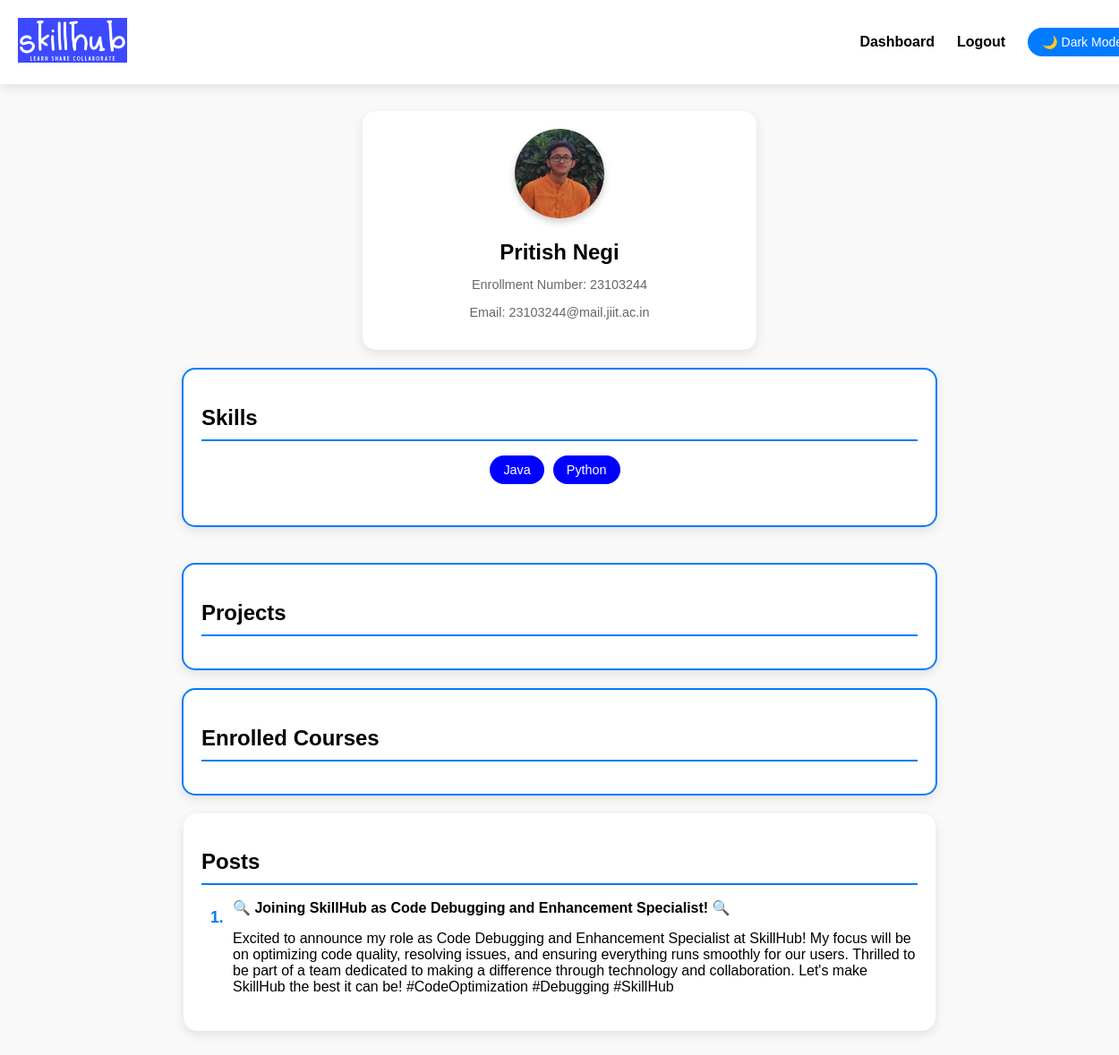
Screenshot of /user_profile.php?user_id=14 (signed in) with the database file from the repository.
### tables this page shows
CREATE TABLE `users` (
  `user_id` int(11) NOT NULL,
  `enrollment` varchar(8) NOT NULL,
  `email` varchar(255) NOT NULL,
  `password_hash` varchar(255) NOT NULL,
  `full_name` varchar(255) NOT NULL,
  `profile_image` varchar(255) DEFAULT NULL,
  `last_activity` timestamp NOT NULL DEFAULT current_timestamp() ON UPDATE current_timestamp(),
  `created_at` timestamp NOT NULL DEFAULT current_timestamp()
);

CREATE TABLE `posts` (
  `post_id` int(11) NOT NULL,
  `user_id` int(11) DEFAULT NULL,
  `post_content` longtext NOT NULL,
  `created_at` timestamp NOT NULL DEFAULT current_timestamp(),
  `post_title` varchar(255) DEFAULT NULL
);

### user_profile.php (the view, shortened to what this page needs)
<?php
include('db.php');
$user_id = isset($_GET['user_id']) ? intval($_GET['user_id']) : 0;
$user_query = $conn->prepare("SELECT full_name, enrollment, email, profile_image FROM Users WHERE user_id = ?");
$user_query->bind_param("i", $user_id);
$user_query->execute();
$user_result = $user_query->get_result();
$user = $user_result->fetch_assoc();
$skills_query = $conn->prepare("SELECT skill_name FROM Skills WHERE user_id = ?");
$skills_query->bind_param("i", $user_id);
$skills_query->execute();
$skills_result = $skills_query->get_result();
$skills = [];
while ($row = $skills_result->fetch_assoc()) {
    $skills[] = $row['skill_name'];
}
$posts_query = $conn->prepare("SELECT post_title, post_content FROM Posts WHERE user_id = ?");
$posts_query->bind_param("i", $user_id);
$posts_query->execute();
$posts_result = $posts_query->get_result();
$posts = [];
while ($row = $posts_result->fetch_assoc()) {
    $posts[] = $row;
}
?>
<!DOCTYPE html>
<html lang="en">
<head>
</head>
<body>
    <header>
        <div class="logo">
            <a href="dashboard.php">
                <img src="logo.png" alt="SkillHub Logo" class="logo-img">
            </a>
        </div>
        <nav>
            <a href="dashboard.php">Dashboard</a>
            <a href="logout.php">Logout</a>
            <button class="dark-mode-toggle" onclick="toggleDarkMode()">🌙 Dark Mode</button>
        </nav>
    </header>
    <main>
        <div class="profile-card">
            <img src="<?php echo htmlspecialchars($user['profile_image'] ? $user['profile_image'] : 'default.jpg'); ?>" alt="Profile Image">
            <h2><?php echo htmlspecialchars($user['full_name']); ?></h2>
            <p>Enrollment Number: <?php echo htmlspecialchars($user['enrollment']); ?></p>
            <p>Email: <?php echo htmlspecialchars($user['email']); ?></p>
        </div>
        <div class="skills-section">
            <h2>Skills</h2>
            <ul>
                <?php foreach ($skills as $skill): ?>
                    <li><?php echo htmlspecialchars($skill); ?></li>
                <?php endforeach; ?>
            </ul>
        </div>
        <div class="projects-section">
            <h2>Projects</h2>
        </div>
        <div class="courses-section">
            <h2>Enrolled Courses</h2>
        </div>
        <div class="posts-section">
            <h2>Posts</h2>
            <ul>
                <?php foreach ($posts as $post): ?>
                    <li>
                        <strong><?php echo htmlspecialchars($post['post_title']); ?></strong>
                        <p><?php echo htmlspecialchars($post['post_content']); ?></p>
                    </li>
                <?php endforeach; ?>
            </ul>
        </div>
    </main>
</body>
</html>

### user_profile.php (style rules this page uses)
body { font-family: 'Arial', sans-serif; margin: 0; padding: 0; background-color: #F9F9F9; transition: background-color 0.3s ease, color 0.3s ease; }
header { display: flex; justify-content: space-between; align-items: center; padding: 20px; background-color: #fff; box-shadow: 0 4px 12px rgba(0, 0, 0, 0.1); width: 100%; position: sticky; top: 0; z-index: 1000; transition: background-color 0.3s ease, color 0.3s ease; }
.logo img { height: 50px; }
nav { display: flex; align-items: center; }
nav a { color: #000; text-decoration: none; margin-left: 25px; font-size: 16px; font-weight: bold; transition: color 0.3s ease; }
.dark-mode-toggle { background-color: #007bff; color: white; border: none; padding: 8px 16px; border-radius: 20px; cursor: pointer; font-size: 14px; margin-left: 25px; transition: background-color 0.3s ease, color 0.3s ease; }
main { width: 90%; max-width: 1200px; margin: 30px auto; display: flex; flex-direction: column; align-items: center; }
.profile-card { background-color: white; border-radius: 15px; box-shadow: 0 4px 12px rgba(0, 0, 0, 0.1); padding: 20px; margin-bottom: 20px; width: 100%; max-width: 400px; text-align: center; transition: transform 0.3s ease-in-out; }
.profile-card img { width: 100px; height: 100px; border-radius: 50%; margin-bottom: 10px; box-shadow: 0 4px 8px rgba(0, 0, 0, 0.2); }
.profile-card h2 { margin: 10px 0; font-size: 24px; color: black; }
.profile-card p { color: #666; font-size: 0.9rem; }
.profile-info, .skills-section, .projects-section, .connections-section { background-color: white; border: 2px solid #007bff; border-radius: 15px; box-shadow: 0 4px 12px rgba(0, 0, 0, 0.1); padding: 20px; margin-bottom: 20px; width: 100%; max-width: 800px; transition: background-color 0.3s ease, color 0.3s ease; }
.profile-info h2, .skills-section h2, .projects-section h2, .connections-section h2 { font-size: 1.5rem; color: #000; margin-bottom: 15px; border-bottom: 2px solid #007bff; padding-bottom: 10px; }
.skills-section ul { list-style: none; padding: 0; display: flex; flex-wrap: wrap; justify-content: center; }
.skills-section li { display: inline-block; background-color: blue; color: white; padding: 8px 15px; border-radius: 20px; margin: 0 10px 10px 0; font-size: 0.9rem; }
.projects-section, .connections-section { margin-top: 20px; }
.projects-section { background-color: white; border: 2px solid #007bff; border-radius: 15px; box-shadow: 0 4px 12px rgba(0, 0, 0, 0.1); padding: 20px; margin-bottom: 20px; width: 100%; max-width: 800px; transition: background-color 0.3s ease, color 0.3s ease; }
.projects-section h2 { font-size: 1.5rem; color: #000; margin-bottom: 15px; border-bottom: 2px solid #007bff; padding-bottom: 10px; }
.courses-section { background-color: white; border: 2px solid #007bff; border-radius: 15px; box-shadow: 0 4px 12px rgba(0, 0, 0, 0.1); padding: 20px; margin-bottom: 20px; width: 100%; max-width: 800px; transition: background-color 0.3s ease, color 0.3s ease; }
.courses-section h2 { font-size: 1.5rem; color: #000; margin-bottom: 15px; border-bottom: 2px solid #007bff; padding-bottom: 10px; }
.posts-section { background-color: white; border-radius: 15px; box-shadow: 0 4px 12px rgba(0, 0, 0, 0.1); padding: 20px; margin-bottom: 20px; width: 100%; max-width: 800px; transition: background-color 0.3s ease, color 0.3s ease; }
.posts-section h2 { font-size: 1.5rem; color: #000; margin-bottom: 15px; border-bottom: 2px solid #007bff; padding-bottom: 10px; }
.posts-section ul { list-style: none; padding: 0; counter-reset: post-counter; }
.posts-section li { margin-bottom: 20px; position: relative; padding-left: 35px; }
.posts-section li::before { content: counter(post-counter) ". "; counter-increment: post-counter; font-weight: bold; font-size: 1.1rem; color: #007bff; position: absolute; top: 10px; left: 10px; }
* { transition: background-color 0.3s ease, color 0.3s ease; }

### rows the page displays
users: profile_image (picture), full_name "Pritish Negi", enrollment "23103244", email "23103244@mail.jiit.ac.in"
posts: post_title "🔍 Joining SkillHub as Code Debugging and Enhancement Specialist! 🔍", post_content "Excited to announce my role as Code Debugging and Enhancement Specialist at SkillHub! My focus will be on optimizing code quality, resolving issues, and ensuring everything runs smoothly for our users. Thrilled to be part of a team dedicated to making a difference through technology and collaboration. Let's make SkillHub the best it can be! #CodeOptimization #Debugging #SkillHub"

### other values shown
$skill "Java"
$skill "Python"
